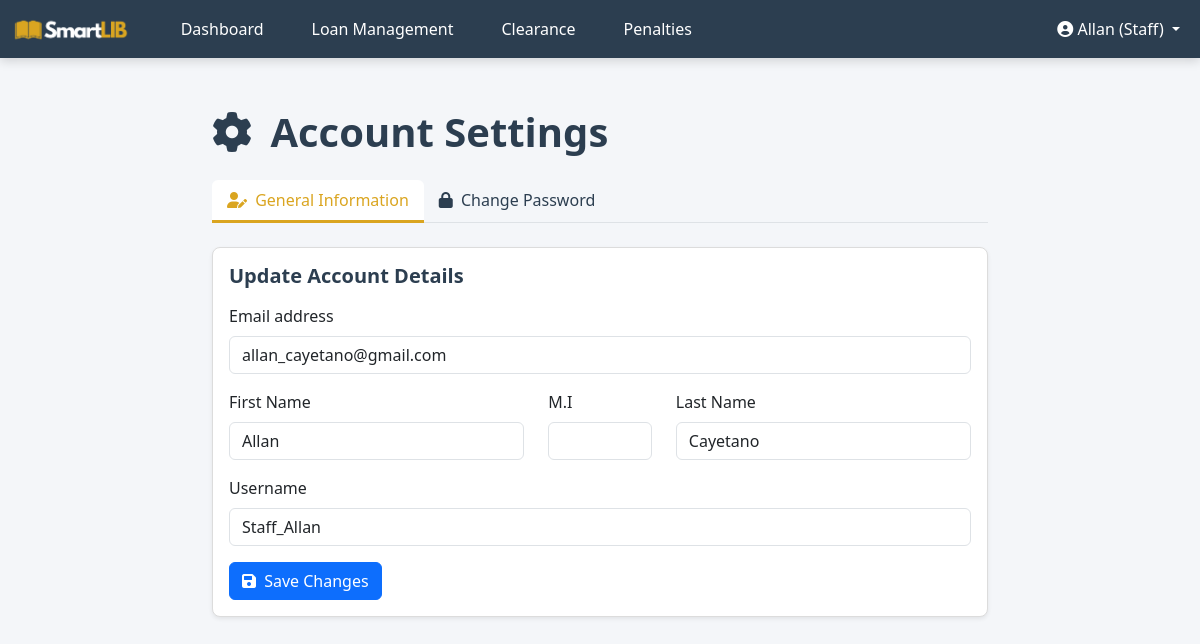
/views/staff/staff_setting.php (signed in), run on the app's committed database.
### tables this page shows
CREATE TABLE `users` (
  `user_id` int(10) UNSIGNED NOT NULL,
  `firstname` varchar(50) NOT NULL,
  `midint` char(1) DEFAULT NULL,
  `lastname` varchar(50) NOT NULL,
  `email` varchar(255) NOT NULL,
  `username` varchar(50) NOT NULL,
  `password` varchar(255) NOT NULL,
  `role` enum('student','teacher','librarian','staff') NOT NULL DEFAULT 'student',
  `clearance_status` enum('cleared','barred') NOT NULL DEFAULT 'cleared',
  `status` enum('inactive','active','suspended') DEFAULT 'inactive',
  `remember_token` varchar(100) DEFAULT NULL,
  `password_reset_token` varchar(100) DEFAULT NULL,
  `password_reset_expires` datetime DEFAULT NULL,
  `created_at` timestamp NOT NULL DEFAULT current_timestamp(),
  `updated_at` timestamp NOT NULL DEFAULT current_timestamp() ON UPDATE current_timestamp()
);

### config/Database.php (called while the page is built, shortened)
<?php
class Database {
    private $host = "localhost";
    private $username = "root";
    private $password = "";
    private $database = "library_system";
    private $conn;
    private function connect() {
        $this->conn = new mysqli($this->host, $this->username, $this->password, $this->database);
    }
    public function getConnection() {
        return $this->conn;
    }
}
?>

### models/AuthModel.php (called while the page is built, shortened)
<?php
require_once __DIR__ . '/../config/Database.php';
class AuthModel {
    private $conn;
    public function __construct() {
        $this->db = new Database();
        $this->conn = $this->db->getConnection();
    }
    public function getUserById(int $userId) {
        $query = "SELECT user_id, firstname, midint, lastname, email, username, role, created_at
                FROM users
                WHERE user_id = ? LIMIT 1";
        $stmt = $this->conn->prepare($query);
        $stmt->bind_param("i", $userId);
        $stmt->execute();
        $result = $stmt->get_result()->fetch_assoc();
        return $result;
    }
}
?>

### views/staff/staff_setting.php (the view, shortened to what this page needs)
<?php
$root_path = '../../';
require_once $root_path . 'models/AuthModel.php';
$auth = new AuthModel();
$userId = $_SESSION['user_id'];
$user = $auth->getUserById($userId);
$firstname = $user['firstname'];
$user_role = $user['role'];
?>
<!DOCTYPE html>
<html lang="en">
<head>
    <link href="<?= $root_path ?>assets/bootstrap/css/bootstrap.min.css" rel="stylesheet">
    <link href="<?= $root_path ?>assets/staff.css" rel="stylesheet">
    <link rel="stylesheet" href="https://cdnjs.cloudflare.com/ajax/libs/font-awesome/6.0.0-beta3/css/all.min.css">
</head>
<body class="dashboard-body">
<nav class="navbar navbar-expand-lg navbar-dark">
    <div class="container-fluid">
        <a class="navbar-brand" href="<?= $root_path ?>views/staff/staff_main.php">
            <img src="<?= $root_path ?>assets/images/logo.png" alt="Library Logo" style="max-height: 30px; margin-right: 10px;">
        </a>
        <div class="collapse navbar-collapse" id="navbarNav">
            <ul class="navbar-nav me-auto mb-2 mb-lg-0">
                <li class="nav-item mx-3"><a class="nav-link" href="<?= $root_path ?>views/staff/staff_main.php?tab=dashboard">Dashboard</a></li>
                <li class="nav-item mx-3"><a class="nav-link" href="<?= $root_path ?>views/staff/staff_main.php?tab=loan">Loan Management</a></li>
                <li class="nav-item mx-3"><a class="nav-link" href="<?= $root_path ?>views/staff/staff_main.php?tab=clearance">Clearance</a></li>
                <li class="nav-item mx-3"><a class="nav-link" href="<?= $root_path ?>views/staff/staff_main.php?tab=penalties">Penalties</a></li>
            </ul>
            <ul class="navbar-nav">
                <li class="nav-item dropdown">
                    <a class="nav-link dropdown-toggle" href="#" id="navbarDropdown" data-bs-toggle="dropdown">
                        <i class="fas fa-user-circle"></i> <?= htmlspecialchars($firstname) ?> (<?= ucfirst($user_role) ?>)
                    </a>
                </li>
            </ul>
        </div>
    </div>
</nav>
<div class="container settings-container">
    <div class="row">
        <div class="col-12">
            <h1 class="mb-4"><i class="fas fa-cog me-2"></i> Account Settings</h1>
        </div>
    </div>
    <ul class="nav nav-tabs mb-4" id="settingsTab" role="tablist">
        <li class="nav-item" role="presentation">
            <button class="nav-link active" id="general-tab" data-bs-toggle="tab" data-bs-target="#general" type="button" role="tab">
                <i class="fas fa-user-edit me-1"></i> General Information
            </button>
        </li>
        <li class="nav-item" role="presentation">
            <button class="nav-link" id="password-tab" data-bs-toggle="tab" data-bs-target="#password" type="button" role="tab">
                <i class="fas fa-lock me-1"></i> Change Password
            </button>
        </li>
    </ul>
    <div class="tab-content" id="settingsTabContent">
        <div class="tab-pane fade show active" id="general" role="tabpanel" aria-labelledby="general-tab">
            <div class="card shadow-sm">
                <div class="card-body">
                    <h5 class="card-title fw-bold mb-3">Update Account Details</h5>
                    <form action="<?= $root_path ?>controllers/AuthController.php?action=update_profile" method="POST">
                        <div class="mb-3">
                            <label for="inputEmail" class="form-label">Email address</label>
                            <input type="email" class="form-control" id="inputEmail" name="email" value="<?= htmlspecialchars($user['email']) ?>" required>
                        </div>
                        <div class="row">
                            <div class="col-md-5 mb-3">
                                <label for="inputFirstName" class="form-label">First Name</label>
                                <input type="text" class="form-control" id="inputFirstName" name="firstname" value="<?= htmlspecialchars($user['firstname']) ?>" required>
                            </div>
                             <div class="col-md-2 mb-3">
                                <label for="inputMidInt" class="form-label">M.I</label>
                                <input type="text" class="form-control" id="inputMidInt" name="midint" value="<?= htmlspecialchars($user['midint']) ?>" required>
                            </div>
                            <div class="col-md-5 mb-3">
                                <label for="inputLastName" class="form-label">Last Name</label>
                                <input type="text" class="form-control" id="inputLastName" name="lastname" value="<?= htmlspecialchars($user['lastname']) ?>" required>
                            </div>
                        </div>
                        <div class="mb-3">
                             <label for="inputUsername" class="form-label">Username</label>
                            <input type="text" class="form-control" id="inputUsername" name="username" value="<?= htmlspecialchars($user['username']) ?>" required>
                        </div>
                        <button type="submit" class="btn btn-primary"><i class="fas fa-save me-1"></i> Save Changes</button>
                    </form>
                </div>
            </div>
        </div>
    </div>
</div>
<div style="height: 50px;"></div>
</body>
</html>

### assets/staff.css (style rules this page uses)
:root { --color-primary-base: #F4F6F9; --color-secondary-base: #FFFFFF; --color-primary-text: #2C3E50; --color-accent-pop: #DAA520; --color-subtle-highlight: #DCDCDC; --bs-primary: var(--color-accent-pop); }
.navbar-dark { background-color: var(--color-primary-text); box-shadow: 0 3px 10px rgba(0, 0, 0, 0.15); }
.navbar-dark .navbar-nav .nav-link, .dropdown-toggle, .custom-toggler { color: var(--color-secondary-base); font-weight: 500; }
.nav-tabs .nav-link { color: var(--color-primary-text); font-weight: 500; border: none; padding: 8px 15px; transition: color 0.3s; }
.nav-tabs .nav-link.active { background-color: var(--color-secondary-base); color: var(--color-accent-pop); border-bottom: 3px solid var(--color-accent-pop) !important; border-top: none; border-left: none; border-right: none; }
.dashboard-body { background-color: var(--color-primary-base); min-height: 100vh; }
.dashboard-body h1, .dashboard-body h2, .dashboard-body h3 { color: var(--color-primary-text) !important; font-weight: 700; }
.dashboard-body .card { background-color: var(--color-secondary-base); border: 1px solid var(--color-subtle-highlight); border-radius: 8px; box-shadow: 0 4px 8px rgba(0,0,0,0.05); }
.dashboard-body .card-title, .dashboard-body .text-xs { color: var(--color-primary-text) !important; }

### views/staff/staff_setting.php (style rules this page uses)
.settings-container { max-width: 800px; margin-top: 50px; }

### data on the page
users: firstname "Allan", role "Staff", email "allan_cayetano@gmail.com", lastname "Cayetano", username "Staff_Allan"
